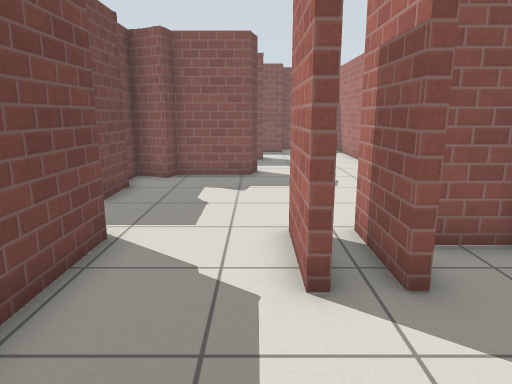
view 1 (above)

16 first-person views from a walk through a robot-simulator world made for Gazebo. The camera is 1.1 m above the floor, tilts 12° down and sees 70° across. Floor lines are 1 m apart. The floor is counted in squares, 0.5 m on a side. Each view is taken from the middle of a square. On the plan, view 1 faces up. The plan holds only what a view shows up to about 20 squares ahead; the rest is blank. Gazebo's built-in surfaces are drawn with simple patterns.

view 2
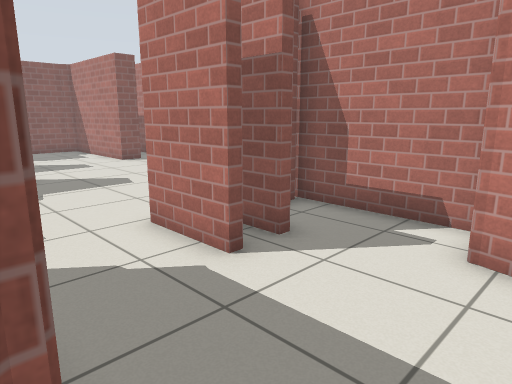

view 3
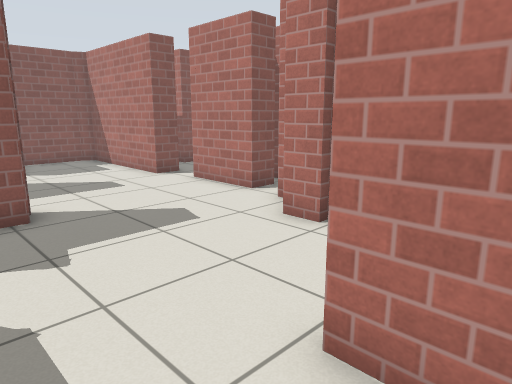

view 4
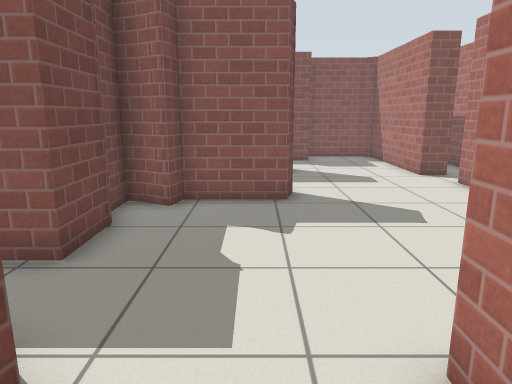

view 5
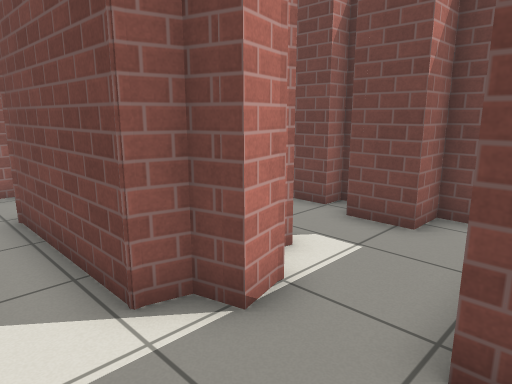

view 6
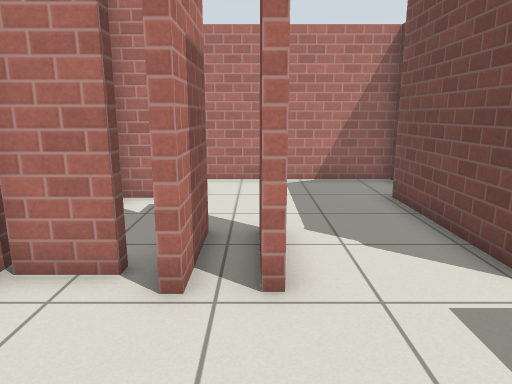

view 7
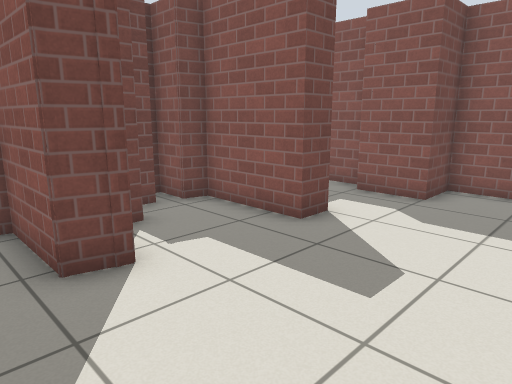

view 8
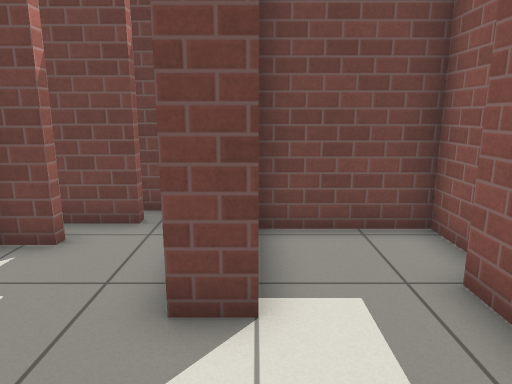

view 9
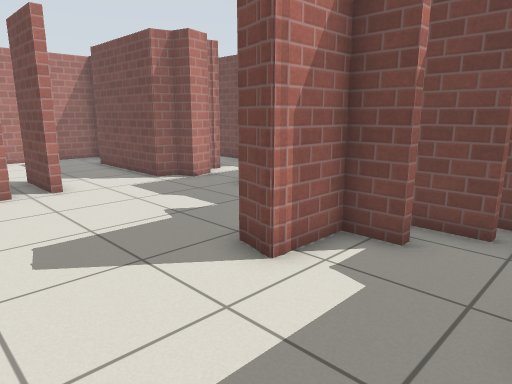

view 10
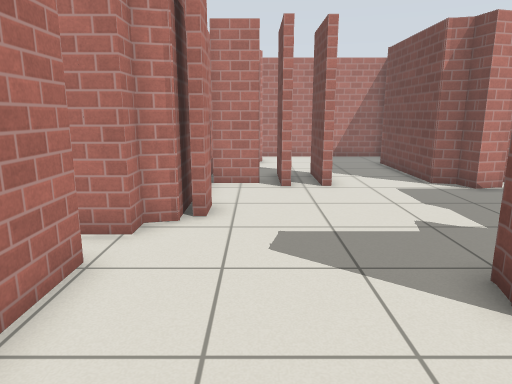

view 11
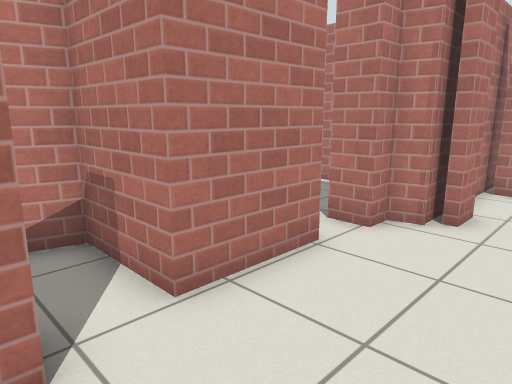

view 12
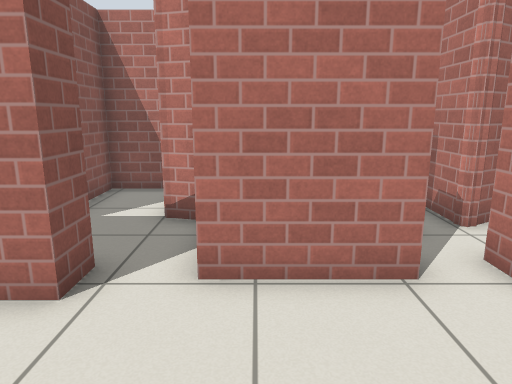

view 13
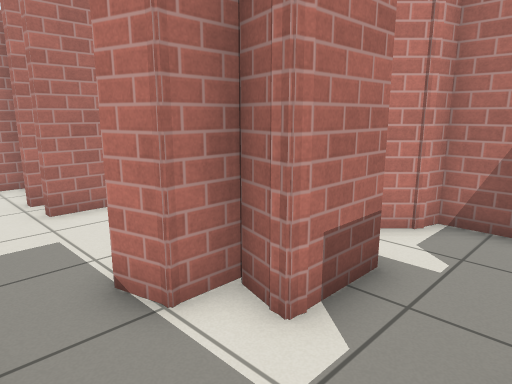

view 14
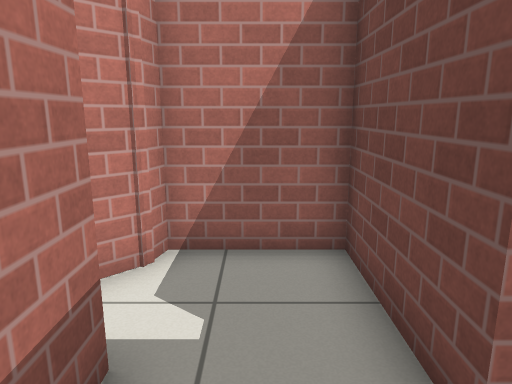

view 15
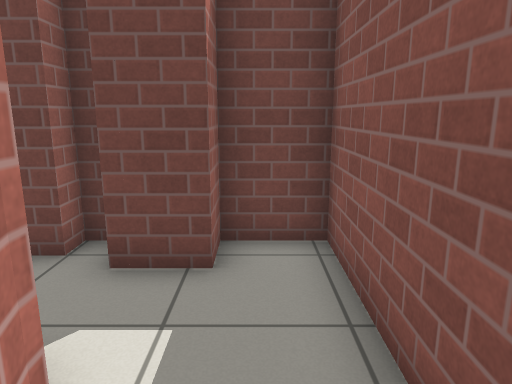

view 16
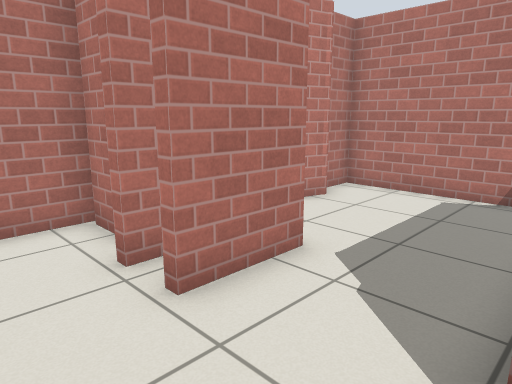

### Floor plan
Ten units are one square. View 1 is at (0, 0); x grows to the right and y downward. Boxes are objects, and circles mark ways between rooms. Rooms are numbered by the first view taken in them; rooms with no view inside come last. Other rooms are left out.
<svg viewBox="-97 -199 168 219">
<path fill="none" stroke="#000" d="M6 -41 6 -68M27 -4 30 -15M36 -13 46 -13M46 -18 46 -60M-37 10 -37 15 32 15 32 2M9 -68 9 -41M-27 -63 -27 -15M22 -69 22 -43M45 -59 30 -59M6 -68 9 -68M-40 -114 -40 -93 -92 -93 -92 -74 -80 -74 -80 -57M-29 -130 -31 -127 -35 -128M29 -62 45 -62M-38 -131 -42 -132 -42 -120M0 -144 0 -140M45 -93 41 -93 41 -102 45 -102M1 -144 -2 -134 -29 -134 -31 -127 -39 -131M19 -43 19 -69M46 -60 46 -106 53 -107 53 -115M-57 -41 -57 -62 -46 -59 -46 -70 -36 -72 -34 -65 -27 -63M56 -128 56 -146M-85 -50 -85 -13 -55 -13 -54 -19 -48 -24M-92 -54 -92 -50M3 -191 3 -180 -29 -180 -31 -174 -42 -174 -42 -164M61 -174 51 -174 51 -194M-19 -156 -19 -144 0 -144M56 -146 56 -158 66 -158M-36 -166 -32 -166 -32 -150"/>
<circle cx="-10" cy="-55" r="3" fill="#2a7"/>
<circle cx="30" cy="-140" r="3" fill="#2a7"/>
<text x="0" y="-20">1</text>
<text x="-10" y="-90">2</text>
<text x="20" y="-170">3</text>
</svg>
Room 1 opens to room 2. Room 2 opens to room 3.

Where each view was taken, in squares from view 1:
view 1: 0 up, 0 right, facing up
view 2: 0 up, 3 left, facing up-right
view 3: 5 up, 2 left, facing up-right
view 4: 4 up, 1 left, facing up
view 5: 10 up, 1 left, facing down-left
view 6: 11 up, 1 right, facing down
view 7: 12 up, 5 right, facing up-left
view 8: 19 up, 4 right, facing left
view 9: 18 up, 4 right, facing down-left
view 10: 18 up, 3 right, facing down
view 11: 18 up, 2 right, facing down-right
view 12: 15 up, 1 right, facing right
view 13: 9 up, 8 left, facing down-right
view 14: 7 up, 7 left, facing down
view 15: 8 up, 3 left, facing left
view 16: 9 up, 3 left, facing down-right
